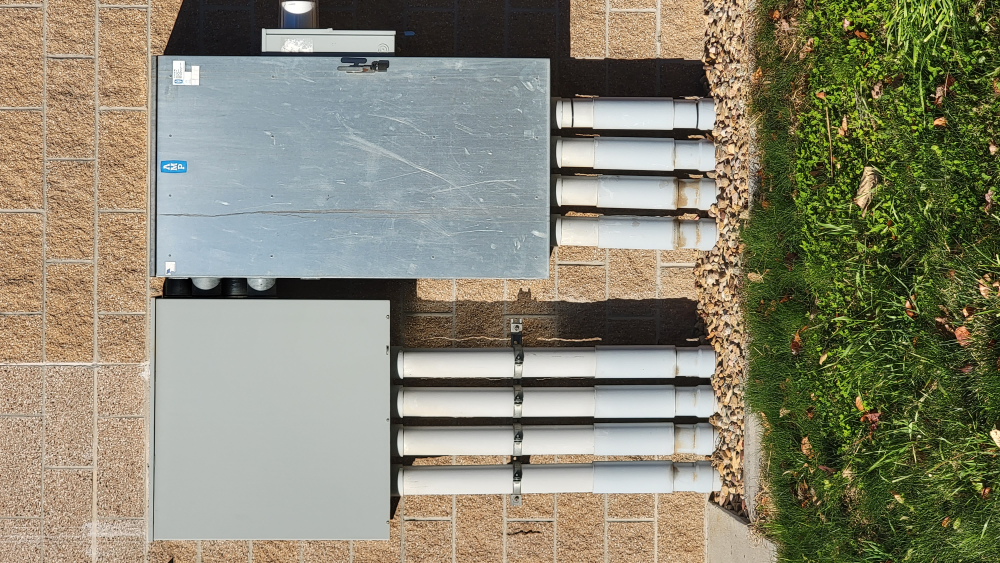
#> input picture photos/utility/util03.jpg, 4000 x 2252 px, found by its file name (shown at 1/4 size); its folder holds 4 pictures in this run
$ python tex_59.py
#> lines starting #> are read from the running program, lines starting #| are printed output that depends on the picture
"""Textures for queue item 59, utility + parking (photos/utility/util01..15; most stored sideways).
  pk_block     tan split-face concrete block wall (util03, above the cabinets), seamless
  pk_stone     stacked-stone veneer (util07, below the sign), seamless
  pk_asphalt   fresh black parking asphalt (util13), seamless
  pk_sand      sandy dirt with pebbles (util14), seamless
  pk_leaf_y    the yellow-green catalpa leaf cut out of util14 (alpha)
  pk_leaf_t    the dry tan curled leaf cut out of util13 (alpha)
"""
import os, numpy as np, cv2
from PIL import Image
OUT = "assets/textures"; ROT = {3: Image.ROTATE_180, 6: Image.ROTATE_270, 8: Image.ROTATE_90}
def load(i):
#> called with i = 3
    im = Image.open(f"photos/utility/util{i:02d}.jpg"); o = im.getexif().get(274, 1)
#> in load, im is the input picture: PIL image 4000x2252 RGB; mean R, G, B 136.9, 134.2, 114.3
#> after `o = im.getexif().get(274, 1)`: o = 6
    if o in ROT: im = im.transpose(ROT[o])
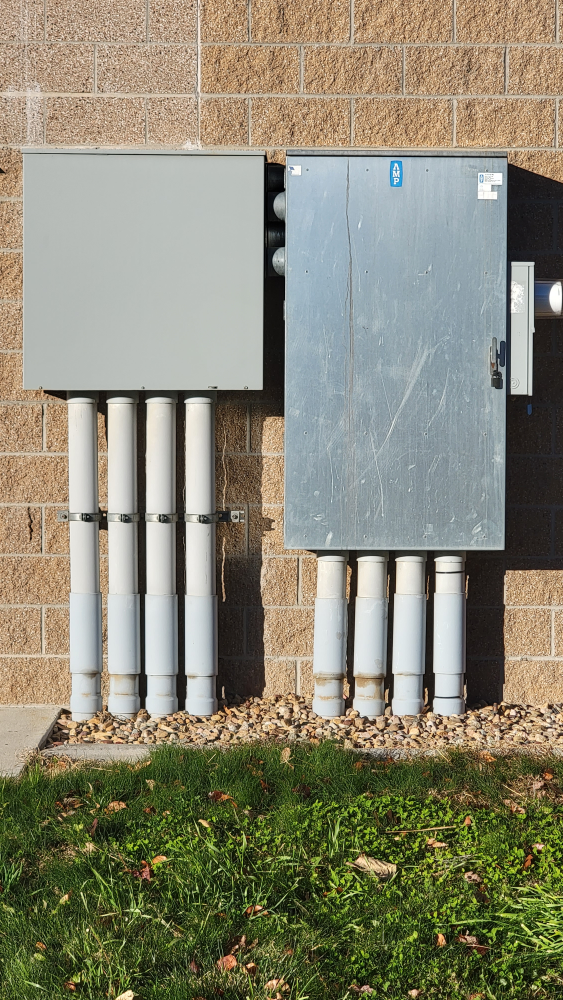
#> im: PIL image 2252x4000 RGB (shown at 1/4 size); mean R, G, B 136.9, 134.2, 114.3
    return cv2.cvtColor(np.asarray(im.convert("RGB")), cv2.COLOR_RGB2BGR)
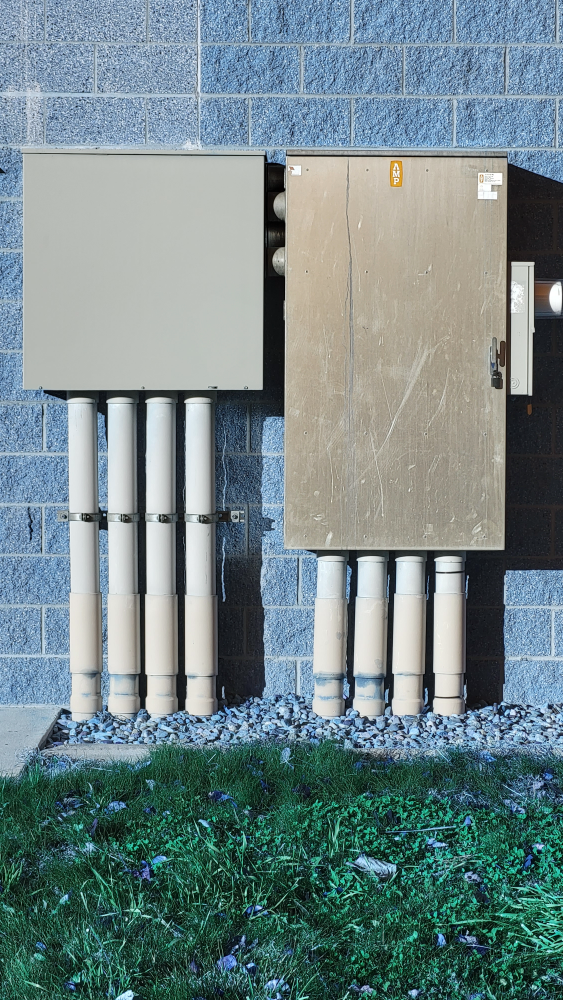
#> returned value: shape (4000, 2252, 3) (shown at 1/4 size); mean R, G, B 114.3, 134.2, 136.9
def crop(im, x0, y0, x1, y1): H, W = im.shape[:2]; return im[int(y0 * H):int(y1 * H), int(x0 * W):int(x1 * W)]
def seamless(p, size, flat=8):
    p = cv2.resize(p, size, interpolation=cv2.INTER_AREA).astype(np.float32); w, h = size
    r = np.roll(np.roll(p, h // 2, 0), w // 2, 1)
    wx = np.minimum(np.minimum(np.arange(w), w - 1 - np.arange(w)) / (w / 2), 1); wy = np.minimum(np.minimum(np.arange(h), h - 1 - np.arange(h)) / (h / 2), 1)
    m = np.minimum(wy[:, None], wx[None, :])[:, :, None] ** 0.6
    out = p * m + r * (1 - m)
    if flat: low = cv2.GaussianBlur(out, (0, 0), w / flat); out = out - low + low.mean((0, 1))
    return out.clip(0, 255).astype(np.uint8)
def save(n, a): cv2.imwrite(os.path.join(OUT, n + ".png"), a); print("wrote", n)
u3, u7, u13, u14 = load(3), load(7), load(13), load(14)
#> (the run stopped early here; a loop or call above may not have finished)
